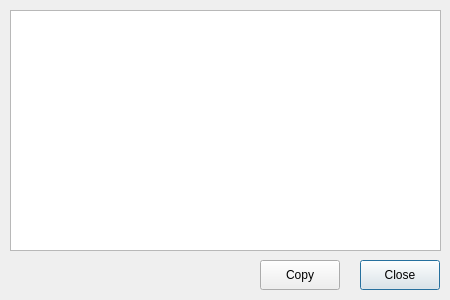
<?xml version="1.0" encoding="UTF-8"?>
<ui version="4.0">
 <class>ImportInfo</class>
 <widget class="QDialog" name="ImportInfo">
  <property name="geometry">
   <rect>
    <x>0</x>
    <y>0</y>
    <width>450</width>
    <height>300</height>
   </rect>
  </property>
  <property name="windowTitle">
   <string>Import Result</string>
  </property>
  <widget class="QPlainTextEdit" name="info">
   <property name="geometry">
    <rect>
     <x>10</x>
     <y>10</y>
     <width>431</width>
     <height>241</height>
    </rect>
   </property>
   <property name="lineWrapMode">
    <enum>QPlainTextEdit::NoWrap</enum>
   </property>
   <property name="readOnly">
    <bool>true</bool>
   </property>
  </widget>
  <widget class="QPushButton" name="close">
   <property name="geometry">
    <rect>
     <x>360</x>
     <y>260</y>
     <width>80</width>
     <height>30</height>
    </rect>
   </property>
   <property name="sizePolicy">
    <sizepolicy hsizetype="Fixed" vsizetype="Fixed">
     <horstretch>0</horstretch>
     <verstretch>0</verstretch>
    </sizepolicy>
   </property>
   <property name="minimumSize">
    <size>
     <width>0</width>
     <height>30</height>
    </size>
   </property>
   <property name="text">
    <string>Close</string>
   </property>
  </widget>
  <widget class="QPushButton" name="copy">
   <property name="geometry">
    <rect>
     <x>260</x>
     <y>260</y>
     <width>80</width>
     <height>30</height>
    </rect>
   </property>
   <property name="sizePolicy">
    <sizepolicy hsizetype="Fixed" vsizetype="Fixed">
     <horstretch>0</horstretch>
     <verstretch>0</verstretch>
    </sizepolicy>
   </property>
   <property name="minimumSize">
    <size>
     <width>0</width>
     <height>30</height>
    </size>
   </property>
   <property name="text">
    <string>Copy</string>
   </property>
  </widget>
 </widget>
 <resources/>
 <connections/>
</ui>
